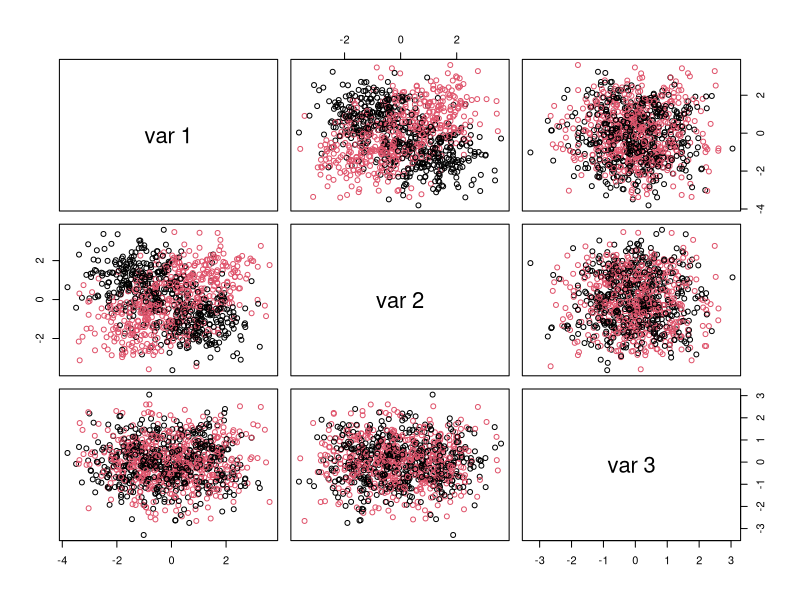
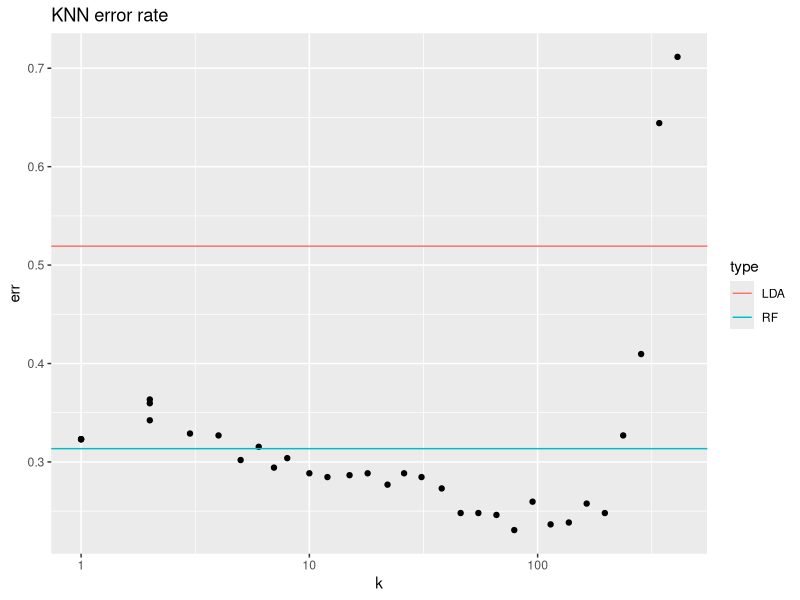
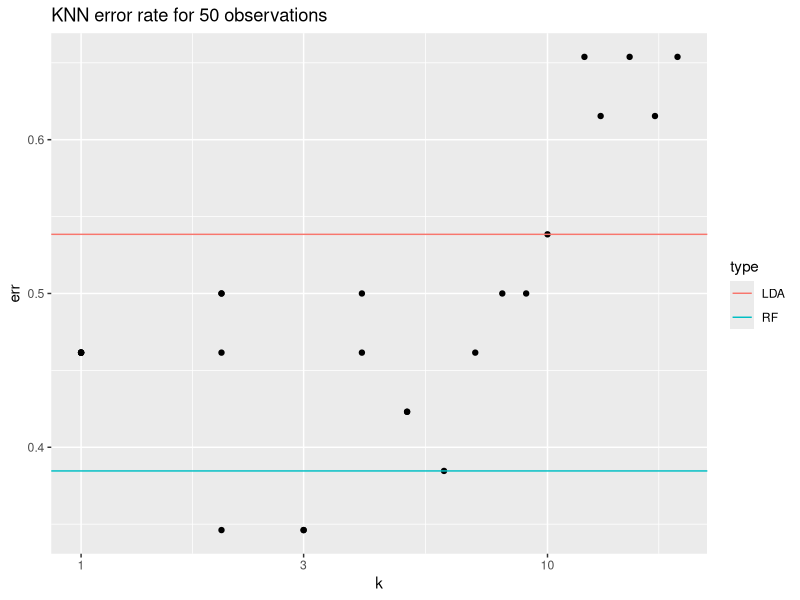
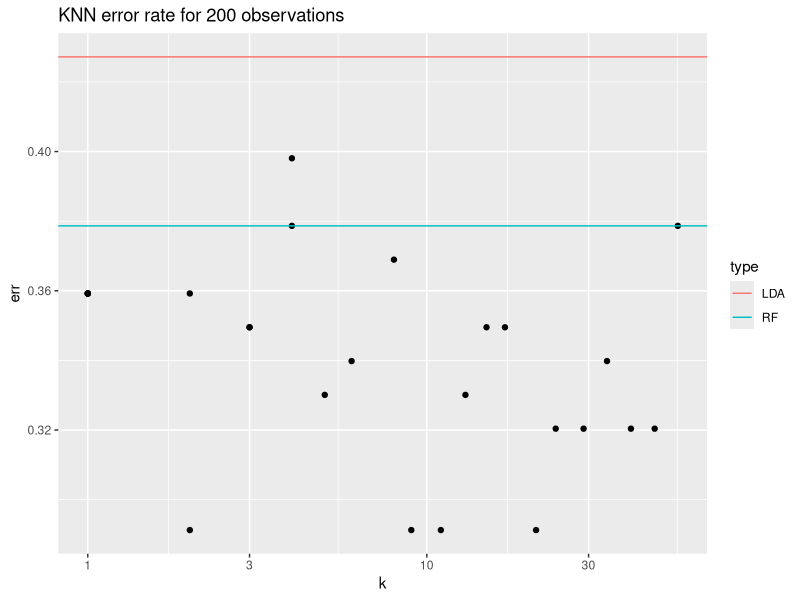
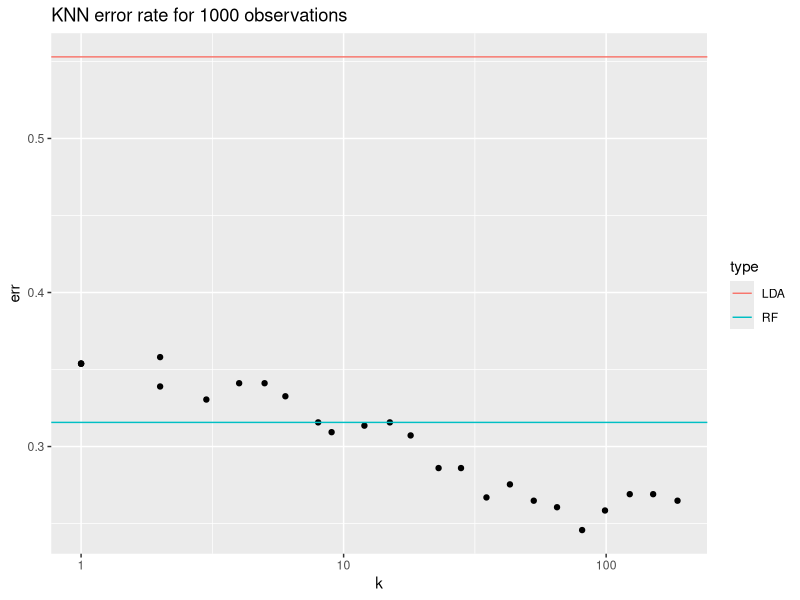
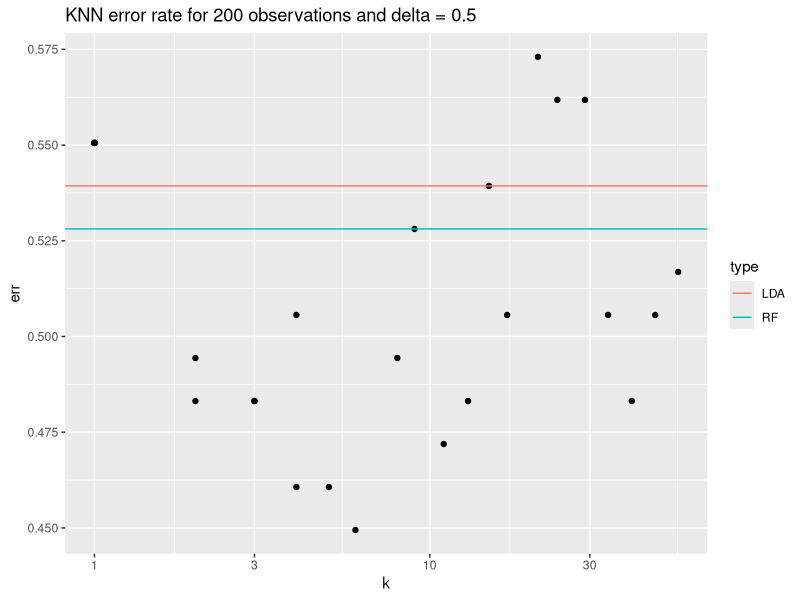
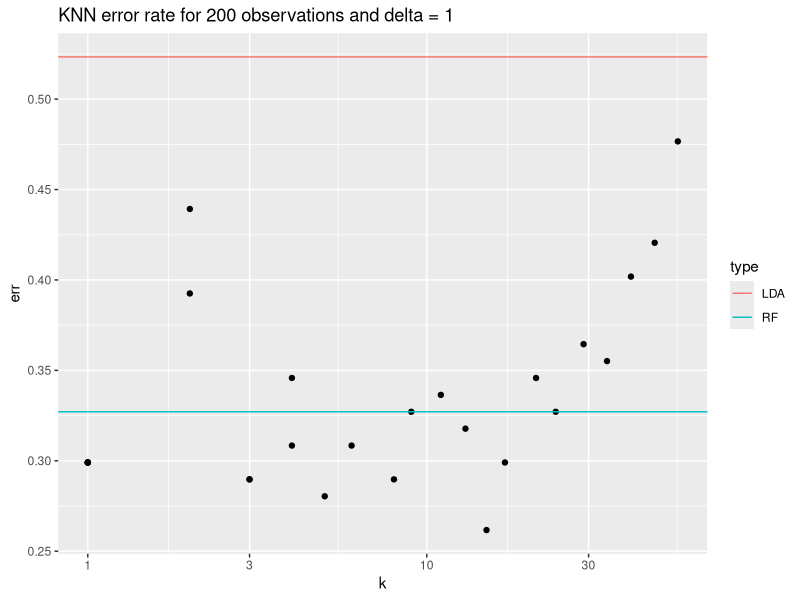
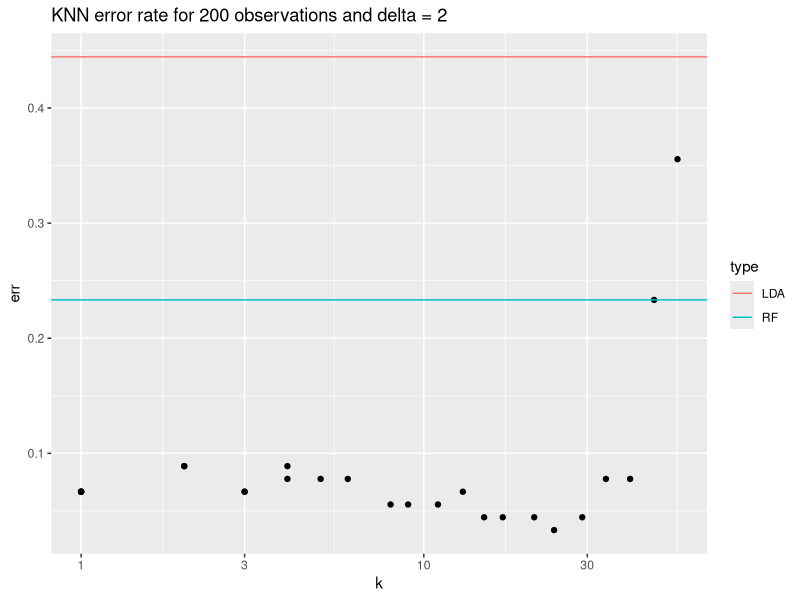

R code for these plots, in order:
## ---- chunk 1
library(randomForest)
library(MASS)
library(class)
library(ggplot2)
knitr::opts_chunk$set(echo = TRUE)
## ---- chunk 2
# How many observations:
nObs <- 1000
# How many predictors are associated with outcome:
nClassVars <- 2
# How many predictors are not:
nNoiseVars <- 1
# To modulate average difference between two classes' predictor values:
deltaClass <- 1
# Simulate dataset with interaction between attribute levels associated with the outcome:
xyzTmp <- matrix(rnorm(nObs*(nClassVars+nNoiseVars)),nrow=nObs,ncol=nClassVars+nNoiseVars)
classTmp <- 1
for ( iTmp in 1:nClassVars ) {
  deltaTmp <- sample(deltaClass*c(-1,1),nObs,replace=TRUE)
  xyzTmp[,iTmp] <- xyzTmp[,iTmp] + deltaTmp
  classTmp <- classTmp * deltaTmp
}
classTmp <- factor(classTmp > 0)
table(classTmp)
# plot resulting attribute levels colored by outcome:
pairs(xyzTmp,col=as.numeric(classTmp))
## ---- chunk 3
# Split data into train and test
bTrain <- sample(c(FALSE,TRUE),nrow(xyzTmp),replace=TRUE)
# Fit random forest to train data, obtain test error:
rfRes <- randomForest(xyzTmp[bTrain,],classTmp[bTrain])
rfTmpTbl <- table(classTmp[!bTrain],predict(rfRes,newdata=xyzTmp[!bTrain,]))
rfTmpTbl
## ---- chunk 4
# Fit LDA model to train data and evaluate error on the test data:
ldaRes <- lda(xyzTmp[bTrain,],classTmp[bTrain])
ldaTmpTbl <- table(classTmp[!bTrain],predict(ldaRes,newdata=xyzTmp[!bTrain,])$class)
ldaTmpTbl
## ---- chunk 5
# Fit KNN model at several levels of k:
dfTmp <- NULL
for ( kTmp in floor(1.2^(1:33)) ) {
  knnRes <- knn(xyzTmp[bTrain,],xyzTmp[!bTrain,],classTmp[bTrain],k=kTmp)
  tmpTbl <- table(classTmp[!bTrain],knnRes)
  dfTmp <- rbind(dfTmp,data.frame(err=1-sum(diag(tmpTbl))/sum(tmpTbl),k=kTmp))
}
ggplot(dfTmp,aes(x=k,y=err))+geom_point()+scale_x_log10()+geom_hline(aes(yintercept = err,colour=type),data=data.frame(type=c("LDA","RF"),err=c(1-sum(diag(ldaTmpTbl))/sum(ldaTmpTbl),1-sum(diag(rfTmpTbl))/sum(rfTmpTbl))))+ggtitle("KNN error rate")
## ---- chunk 6
set.seed(14)
# How many observations:
nObs <- c(50, 200, 1000)
# How many predictors are associated with outcome:
nClassVars <- 2
# How many predictors are not:
nNoiseVars <- 3
# To modulate average difference between two classes' predictor values:
deltaClass <- 1
# Simulate dataset with interaction between attribute levels associated with the outcome:
for (trial in 1:length(nObs)) {
  xyzTmp <- matrix(rnorm(nObs[trial]*(nClassVars+nNoiseVars)),nrow=nObs[trial],ncol=nClassVars+nNoiseVars)
  classTmp <- 1
  for ( iTmp in 1:nClassVars ) {
    deltaTmp <- sample(deltaClass*c(-1,1),nObs[trial],replace=TRUE)
    xyzTmp[,iTmp] <- xyzTmp[,iTmp] + deltaTmp
    classTmp <- classTmp * deltaTmp
  }
  classTmp <- factor(classTmp > 0)
  table(classTmp)
  # Split data into train and test
  bTrain <- sample(c(FALSE,TRUE),nrow(xyzTmp),replace=TRUE)
  # Fit random forest to train data, obtain test error:
  rfRes <- randomForest(xyzTmp[bTrain,],classTmp[bTrain])
  rfTmpTbl <- table(classTmp[!bTrain],predict(rfRes,newdata=xyzTmp[!bTrain,]))
  rfTmpTbl
  
  ldaRes <- lda(xyzTmp[bTrain,],classTmp[bTrain])
  ldaTmpTbl <- table(classTmp[!bTrain],predict(ldaRes,newdata=xyzTmp[!bTrain,])$class)
  # Fit KNN model at several levels of k:
  dfTmp <- NULL
  minK <- NULL
  minKErr <- Inf
  for ( kTmp in floor(exp(log(nObs[trial])*(1:25)/33))) {
    knnRes <- knn(xyzTmp[bTrain,],xyzTmp[!bTrain,],classTmp[bTrain],k=kTmp)
    tmpTbl <- table(classTmp[!bTrain],knnRes)
    err <- 1-sum(diag(tmpTbl))/sum(tmpTbl)
    dfTmp <- rbind(dfTmp,data.frame(err=err,k=kTmp))
    if (err < minKErr) {
            minK <- kTmp
            minKErr <- err
    }
  }
  print(paste("LDA test error for", nObs[trial], "observations:", 1-sum(diag(ldaTmpTbl))/sum(ldaTmpTbl)))
  print(paste("Random forest test error for", nObs[trial], "observations:", 1-sum(diag(rfTmpTbl))/sum(rfTmpTbl)))
  print(paste("Minimum K test error:", minKErr, "at K =", minK))
  print(ggplot(dfTmp,aes(x=k,y=err))+geom_point()+scale_x_log10()+geom_hline(aes(yintercept = err,colour=type),data=data.frame(type=c("LDA","RF"),err=c(1-sum(diag(ldaTmpTbl))/sum(ldaTmpTbl),1-sum(diag(rfTmpTbl))/sum(rfTmpTbl))))+ggtitle(paste("KNN error rate for", nObs[trial], "observations")))
}
## ---- chunk 7
set.seed(14)
# How many observations:
nObs <- c(200, 1000)
# How many predictors are associated with outcome:
nClassVars <- 2
# How many predictors are not:
nNoiseVars <- 3
# To modulate average difference between two classes' predictor values:
deltaClass <- c(0.5, 1, 2)
# Simulate dataset with interaction between attribute levels associated with the outcome:
for (trial in 1:length(nObs)) {
  for (trial2 in 1:length(deltaClass)) {
    xyzTmp <- matrix(rnorm(nObs[trial]*(nClassVars+nNoiseVars)),nrow=nObs[trial],ncol=nClassVars+nNoiseVars)
    classTmp <- 1
    for ( iTmp in 1:nClassVars ) {
      deltaTmp <- sample(deltaClass[trial2]*c(-1,1),nObs[trial],replace=TRUE)
      xyzTmp[,iTmp] <- xyzTmp[,iTmp] + deltaTmp
      classTmp <- classTmp * deltaTmp
    }
    classTmp <- factor(classTmp > 0)
    table(classTmp)
    # Split data into train and test
    bTrain <- sample(c(FALSE,TRUE),nrow(xyzTmp),replace=TRUE)
    # Fit random forest to train data, obtain test error:
    rfRes <- randomForest(xyzTmp[bTrain,],classTmp[bTrain])
    rfTmpTbl <- table(classTmp[!bTrain],predict(rfRes,newdata=xyzTmp[!bTrain,]))
    rfTmpTbl
    
    ldaRes <- lda(xyzTmp[bTrain,],classTmp[bTrain])
    ldaTmpTbl <- table(classTmp[!bTrain],predict(ldaRes,newdata=xyzTmp[!bTrain,])$class)
    # Fit KNN model at several levels of k:
    dfTmp <- NULL
    minK <- NULL
    minKErr <- Inf
    for ( kTmp in floor(exp(log(nObs[trial])*(1:25)/33))) {
      knnRes <- knn(xyzTmp[bTrain,],xyzTmp[!bTrain,],classTmp[bTrain],k=kTmp)
      tmpTbl <- table(classTmp[!bTrain],knnRes)
      err <- 1-sum(diag(tmpTbl))/sum(tmpTbl)
      dfTmp <- rbind(dfTmp,data.frame(err=err,k=kTmp))
      if (err < minKErr) {
        minK <- kTmp
        minKErr <- err
      }
    }
    print(paste("LDA test error for", nObs[trial], "observations and delta =", deltaClass[trial2], ":", 1-sum(diag(ldaTmpTbl))/sum(ldaTmpTbl)))
    print(paste("Random forest test error for", nObs[trial], "observations and delta =", deltaClass[trial2], ":", 1-sum(diag(rfTmpTbl))/sum(rfTmpTbl)))
    print(paste("Minimum K test error for delta =", deltaClass[trial2], ":", minKErr, "at K =", minK))
    print(ggplot(dfTmp,aes(x=k,y=err))+geom_point()+scale_x_log10()+geom_hline(aes(yintercept = err,colour=type),data=data.frame(type=c("LDA","RF"),err=c(1-sum(diag(ldaTmpTbl))/sum(ldaTmpTbl),1-sum(diag(rfTmpTbl))/sum(rfTmpTbl))))+ggtitle(paste("KNN error rate for", nObs[trial], "observations and delta =", deltaClass[trial2])))
  }
}
## ---- chunk 8
set.seed(14)
# How many observations:
nObs <- 1000
# How many predictors are associated with outcome:
nClassVarss <- c(2, 5)
# How many predictors are not:
nNoiseVarss <- c(1, 3, 10)
# To modulate average difference between two classes' predictor values:
deltaClass <- 2
# Simulate dataset with interaction between attribute levels associated with the outcome:
for (nClassVars in nClassVarss) {
  for (nNoiseVars in nNoiseVarss) {
    xyzTmp <- matrix(rnorm(nObs*(nClassVars+nNoiseVars)),nrow=nObs,ncol=nClassVars+nNoiseVars)
    classTmp <- 1
    for ( iTmp in 1:nClassVars ) {
      deltaTmp <- sample(deltaClass*c(-1,1),nObs,replace=TRUE)
      xyzTmp[,iTmp] <- xyzTmp[,iTmp] + deltaTmp
      classTmp <- classTmp * deltaTmp
    }
    classTmp <- factor(classTmp > 0)
    table(classTmp)
    # Split data into train and test
    bTrain <- sample(c(FALSE,TRUE),nrow(xyzTmp),replace=TRUE)
    # Fit random forest to train data, obtain test error:
    rfRes <- randomForest(xyzTmp[bTrain,],classTmp[bTrain])
    rfTmpTbl <- table(classTmp[!bTrain],predict(rfRes,newdata=xyzTmp[!bTrain,]))
    rfTmpTbl
    
    ldaRes <- lda(xyzTmp[bTrain,],classTmp[bTrain])
    ldaTmpTbl <- table(classTmp[!bTrain],predict(ldaRes,newdata=xyzTmp[!bTrain,])$class)
    # Fit KNN model at several levels of k:
    dfTmp <- NULL
    minK <- NULL
    minKErr <- Inf
    for ( kTmp in floor(exp(log(nObs)*(1:25)/33))) {
      knnRes <- knn(xyzTmp[bTrain,],xyzTmp[!bTrain,],classTmp[bTrain],k=kTmp)
      tmpTbl <- table(classTmp[!bTrain],knnRes)
      err <- 1-sum(diag(tmpTbl))/sum(tmpTbl)
      dfTmp <- rbind(dfTmp,data.frame(err=err,k=kTmp))
      if (err < minKErr) {
              minK <- kTmp
              minKErr <- err
      }
    }
    print(paste("LDA test error for", nClassVars, "associated variables and", nNoiseVars, "noise variables:", 1 -sum(diag(ldaTmpTbl))/sum(ldaTmpTbl)))
    print(paste("Random forest test error for", nClassVars, "associated variables and", nNoiseVars, "noise variables:", 1-sum(diag(rfTmpTbl))/sum(rfTmpTbl)))
    print(paste("Minimum K test error for", nClassVars, "associated variables and", nNoiseVars, "noise variables", minKErr, "at K =", minK, ":"))
    print(ggplot(dfTmp,aes(x=k,y=err))+geom_point()+scale_x_log10()+geom_hline(aes(yintercept = err,colour=type),data=data.frame(type=c("LDA","RF"),err=c(1-sum(diag(ldaTmpTbl))/sum(ldaTmpTbl),1-sum(diag(rfTmpTbl))/sum(rfTmpTbl))))+ggtitle(paste("KNN error rate for", nClassVars, "associated variables and", nNoiseVars, "noise variables:")))
  }
}
## ---- chunk 9
set.seed(17)
# How many observations:
nObs <- 5000
# How many predictors are associated with outcome:
nClassVars <- 3
# How many predictors are not:
nNoiseVars <- 20
# To modulate average difference between two classes' predictor values:
deltaClass <- 2
# Simulate dataset with interaction between attribute levels associated with the outcome:
mTrys <- c(2, 5, 10)
xyzTmp <- matrix(rnorm(nObs*(nClassVars+nNoiseVars)),nrow=nObs,ncol=nClassVars+nNoiseVars)
classTmp <- 1
for ( iTmp in 1:nClassVars ) {
  deltaTmp <- sample(deltaClass*c(-1,1),nObs,replace=TRUE)
  xyzTmp[,iTmp] <- xyzTmp[,iTmp] + deltaTmp
  classTmp <- classTmp * deltaTmp
}
classTmp <- factor(classTmp > 0)
table(classTmp)
# Split data into train and test
bTrain <- sample(c(FALSE,TRUE),nrow(xyzTmp),replace=TRUE)
# Fit random forest to train data, obtain test error:
rfRes <- randomForest(xyzTmp[bTrain,],classTmp[bTrain], mTry = 2)
rfTmpTbl2 <- table(classTmp[!bTrain],predict(rfRes,newdata=xyzTmp[!bTrain,]))
rfRes <- randomForest(xyzTmp[bTrain,],classTmp[bTrain], mTry = 5)
rfTmpTbl5 <- table(classTmp[!bTrain],predict(rfRes,newdata=xyzTmp[!bTrain,]))
rfRes <- randomForest(xyzTmp[bTrain,],classTmp[bTrain], mTry = 10)
rfTmpTbl10 <- table(classTmp[!bTrain],predict(rfRes,newdata=xyzTmp[!bTrain,]))
ldaRes <- lda(xyzTmp[bTrain,],classTmp[bTrain])
ldaTmpTbl <- table(classTmp[!bTrain],predict(ldaRes,newdata=xyzTmp[!bTrain,])$class)
# Fit KNN model at several levels of k:
dfTmp <- NULL
minK <- NULL
minKErr <- Inf
for ( kTmp in floor(1.2^(1:33))) {
  knnRes <- knn(xyzTmp[bTrain,],xyzTmp[!bTrain,],classTmp[bTrain],k=kTmp)
  tmpTbl <- table(classTmp[!bTrain],knnRes)
  err <- 1-sum(diag(tmpTbl))/sum(tmpTbl)
  dfTmp <- rbind(dfTmp,data.frame(err=err,k=kTmp))
  if (err < minKErr) {
    minK <- kTmp
    minKErr <- err
  }
}
print(paste("LDA test error:", 1 -sum(diag(ldaTmpTbl))/sum(ldaTmpTbl)))
print(paste("Random forest test error for mTry = 2:", 1-sum(diag(rfTmpTbl2))/sum(rfTmpTbl2)))
print(paste("Random forest test error for mTry = 5:", 1-sum(diag(rfTmpTbl5))/sum(rfTmpTbl5)))
print(paste("Random forest test error for mTry = 10:", 1-sum(diag(rfTmpTbl10))/sum(rfTmpTbl10)))
print(paste("Minimum K test error at K =", minK, ":"))


print(ggplot(dfTmp,aes(x=k,y=err))+geom_point()+scale_x_log10()+geom_hline(aes(yintercept = err,colour=type),data=data.frame(type=c("LDA","RF mTry = 2", "RF mTry = 5", "RF mTry = 10"),err=c(1-sum(diag(ldaTmpTbl))/sum(ldaTmpTbl),1-sum(diag(rfTmpTbl2))/sum(rfTmpTbl2),1-sum(diag(rfTmpTbl5))/sum(rfTmpTbl5),1-sum(diag(rfTmpTbl10))/sum(rfTmpTbl10))))+ggtitle(paste("KNN error rate")))
